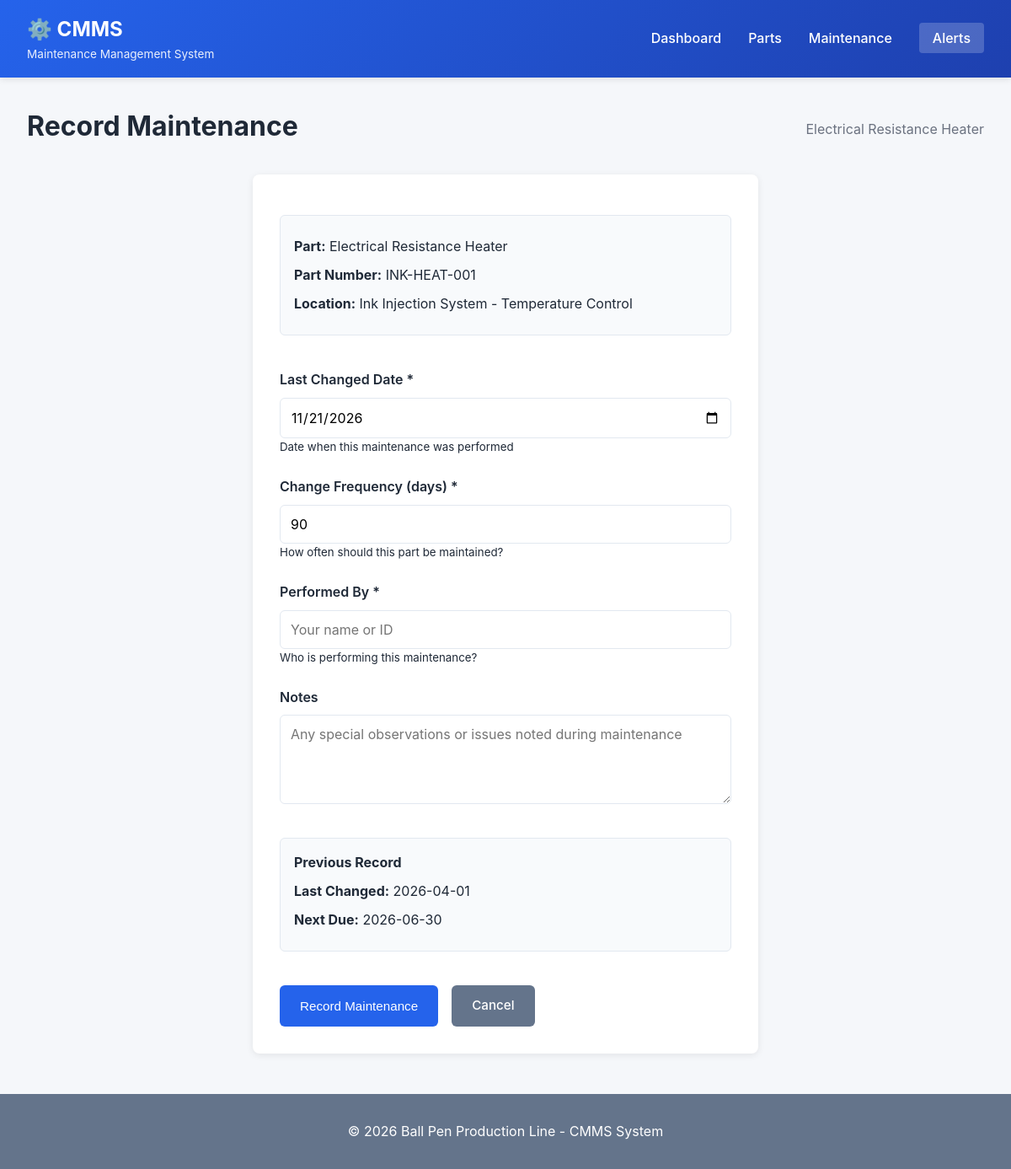
The app's page /maintenance/record/2 with its own data.
### tables this page shows
CREATE TABLE parts (
                id INTEGER PRIMARY KEY AUTOINCREMENT,
                name TEXT NOT NULL UNIQUE,
                description TEXT,
                location TEXT,
                part_number TEXT,
                created_at TIMESTAMP DEFAULT CURRENT_TIMESTAMP
            );

CREATE TABLE maintenance_records (
                id INTEGER PRIMARY KEY AUTOINCREMENT,
                part_id INTEGER NOT NULL,
                last_changed TIMESTAMP,
                next_scheduled_change TIMESTAMP,
                change_frequency_days INTEGER,
                performed_by TEXT,
                notes TEXT,
                created_at TIMESTAMP DEFAULT CURRENT_TIMESTAMP,
                updated_at TIMESTAMP DEFAULT CURRENT_TIMESTAMP,
                FOREIGN KEY (part_id) REFERENCES parts (id)
            );

### cmms_app.py (the view, shortened to what this page needs)
@app.route('/maintenance/record/<int:part_id>', methods=['GET', 'POST'])
def record_maintenance(part_id):
    db = get_db()
    part = db.get_part(part_id)
    if not part:
        flash('Part not found', 'error')
        return redirect(url_for('parts'))
    record = db.get_maintenance_record(part_id)
    today = datetime.now().date().isoformat()
    return render_template('record_maintenance.html',
                         part=part,
                         record=record,
                         today=today)

### cmms_app.py (called while the page is built)
def get_db():
    db = getattr(g, '_database', None)
    if db is None:
        db = g._database = CMmsDatabase()
    return db

### cmms_database.py (called while the page is built)
    def init_db(self):
        self.conn = sqlite3.connect(self.db_path)
        self.conn.row_factory = sqlite3.Row
        self.cursor = self.conn.cursor()
        self.create_tables()

    def close(self):
        if self.conn:
            self.conn.close()

    def get_part(self, part_id):
        self.cursor.execute('SELECT * FROM parts WHERE id = ?', (part_id,))
        return self.cursor.fetchone()

    def get_maintenance_record(self, part_id):
        self.cursor.execute('''
            SELECT * FROM maintenance_records WHERE part_id = ?
        ''', (part_id,))
        return self.cursor.fetchone()

### templates/record_maintenance.html (shortened to what this page needs)
{% extends "base.html" %}
{% block content %}
<div class="page-header">
    <h2>Record Maintenance</h2>
    <p class="subtitle">{{ part.name }}</p>
</div>
<div class="form-container">
    <form method="POST" class="form">
        <div class="info-box">
            <p><strong>Part:</strong> {{ part.name }}</p>
            <p><strong>Part Number:</strong> {{ part.part_number }}</p>
            <p><strong>Location:</strong> {{ part.location }}</p>
        </div>
        <div class="form-group">
            <label for="last_changed">Last Changed Date *</label>
            <input type="date" id="last_changed" name="last_changed" required
                   class="form-input" value="{{ today }}">
            <small>Date when this maintenance was performed</small>
        </div>
        <div class="form-group">
            <label for="frequency">Change Frequency (days) *</label>
            <input type="number" id="frequency" name="frequency" required
                   class="form-input" value="90" min="1">
            <small>How often should this part be maintained?</small>
        </div>
        <div class="form-group">
            <label for="performed_by">Performed By *</label>
            <input type="text" id="performed_by" name="performed_by" required
                   class="form-input" placeholder="Your name or ID">
            <small>Who is performing this maintenance?</small>
        </div>
        <div class="form-group">
            <label for="notes">Notes</label>
            <textarea id="notes" name="notes" rows="4" class="form-input"
                      placeholder="Any special observations or issues noted during maintenance"></textarea>
        </div>
        {% if record %}
        <div class="info-box">
            <h4>Previous Record</h4>
            <p><strong>Last Changed:</strong> {{ record.last_changed[:10] if record.last_changed else 'N/A' }}</p>
            <p><strong>Next Due:</strong> {{ record.next_scheduled_change[:10] if record.next_scheduled_change else 'N/A' }}</p>
        </div>
        {% endif %}
        <div class="form-actions">
            <button type="submit" class="btn btn-primary">Record Maintenance</button>
            <a href="{{ url_for('view_part', part_id=part.id) }}" class="btn btn-secondary">Cancel</a>
        </div>
    </form>
</div>
{% endblock %}

### static/style.css (style rules this page uses)
:root { --primary: #2563eb; --primary-dark: #1e40af; --secondary: #64748b; --success: #10b981; --warning: #f59e0b; --danger: #ef4444; --info: #3b82f6; --light: #f8fafc; --border: #e2e8f0; --text: #1f2937; --text-light: #6b7280; }
* { margin: 0; padding: 0; box-sizing: border-box; }
body { font-family: -apple-system, BlinkMacSystemFont, 'Segoe UI', Roboto, Oxygen, Ubuntu, Cantarell, sans-serif; line-height: 1.6; color: var(--text); background: #f5f7fa; }
.page-header { display: flex; justify-content: space-between; align-items: center; margin-bottom: 2rem; }
.page-header h2 { font-size: 2rem; color: var(--text); }
.subtitle { color: var(--text-light); margin: 0.5rem 0 0 0; }
.btn { display: inline-block; padding: 0.75rem 1.5rem; border-radius: 6px; text-decoration: none; border: none; cursor: pointer; font-weight: 500; transition: all 0.3s; font-size: 0.95rem; }
.btn-primary { background: var(--primary); color: white; }
.btn-secondary { background: var(--secondary); color: white; }
.form-container { background: white; border-radius: 8px; padding: 2rem; max-width: 600px; margin: 2rem auto; box-shadow: 0 2px 8px rgba(0,0,0,0.08); }
.form { display: flex; flex-direction: column; gap: 1.5rem; }
.form-group { display: flex; flex-direction: column; }
.form-group label { font-weight: 600; margin-bottom: 0.5rem; color: var(--text); }
.form-input { padding: 0.75rem; border: 1px solid var(--border); border-radius: 6px; font-size: 1rem; font-family: inherit; transition: all 0.3s; }
.form-actions { display: flex; gap: 1rem; justify-content: flex-start; }
.form-actions .btn { flex: 0 1 auto; }
.info-box { background: var(--light); border: 1px solid var(--border); border-radius: 6px; padding: 1rem; margin: 1rem 0; }
.info-box p { margin: 0.5rem 0; }
.info-box strong { color: var(--text); }

### records on screen
parts: name "Electrical Resistance Heater", part_number "INK-HEAT-001", location "Ink Injection System - Temperature Control"
maintenance_records: last_changed "2026-04-01", next_scheduled_change "2026-06-30"
